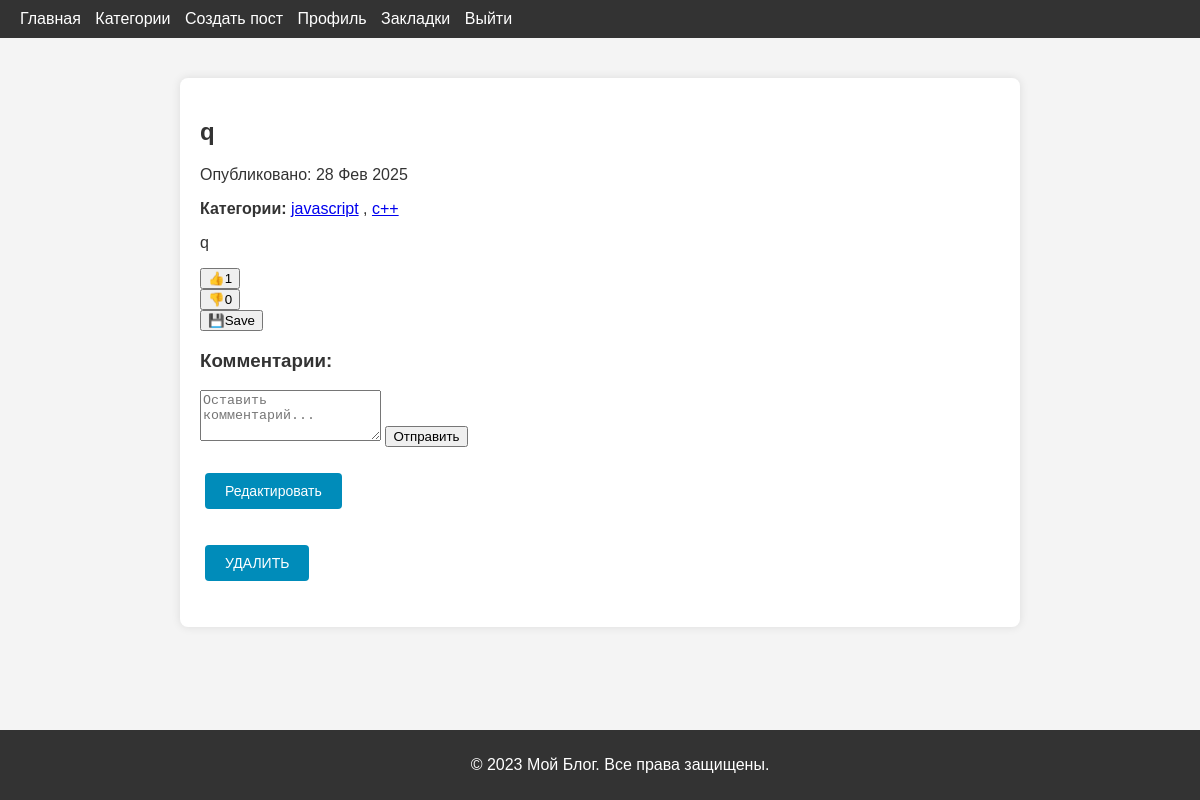
The app's page /blog/post/4 (signed in) with its own data.
### blog/models.py (models this page shows, shortened)
class Post(models.Model):
    category = models.ManyToManyField(
        to=Category,
        related_name="posts",
        verbose_name="Категории",
    )
    owner = models.ForeignKey(
        to=User,
        on_delete=models.CASCADE,
        related_name="posts",
        verbose_name="Автор",
    )
    title = models.CharField(
        max_length=255,
        verbose_name="Заголовок",
    )
    description = models.CharField(
        max_length=255,
        verbose_name="Описание"
    )
    content = models.TextField(
        verbose_name="Содержание"
    )
    art_image = models.ImageField(
        upload_to="posts/",
        null=True,
        blank=True,
        verbose_name="Изображение статьи"
    )
    bookmarks = models.ManyToManyField(
        to=User,
        related_name="bookmarks",
        blank=True,
        verbose_name="Закладки"
    )
    likes = models.ManyToManyField(
        to=User,
        related_name="likes",
        blank=True,
        verbose_name="Нравится"
    )
    dislikes = models.ManyToManyField(
        to=User,
        related_name="dislikes",
        blank=True,
        verbose_name="Не нравится"
    )
    created_at = models.DateTimeField(auto_now_add=True, verbose_name="Дата создания")
    updated_at = models.DateTimeField(auto_now=True, verbose_name="Дата обновления")
    class Meta:
        verbose_name = "Статья"
        verbose_name_plural = "Статьи"
        ordering = ['-updated_at']

class Category(models.Model):
    name = models.CharField(
        max_length=255,
        unique=True,
        verbose_name="Категория"
    )
    class Meta:
        verbose_name = "Категория"
        verbose_name_plural = "Категории"

### blog/views/post.py (the view)
# urls.py: path('post/<int:pk>',post.post_detail, name='post-detail'),
@login_required
def post_detail(request, pk):
    post = get_object_or_404(Post, pk=pk)
    post_categories = post.category.all()
    comments = post.comments.all()
    return render(request, 'blog/post_detail.html', {'post' : post, 'comments' : comments, 'post_categories' : post_categories, 'user' : request.user})

### templates/blog/post_detail.html (shortened to what this page needs)
{% extends 'base.html' %}
{% block content %}
<article class="post-detail">
    <h1>{{ post.title }}</h1>
    <p class="post-date">Опубликовано: {{ post.created_at|date:'d M Y' }}</p>
    <p>
        <strong>Категории:</strong>
        {% for category in post_categories %}
        <a href="{% url 'blog:category-detail' category.pk %}">{{ category.name }}</a>
        {% if not forloop.last %}, {% endif %}
        {% endfor %}
    </p>
    <p>{{ post.content }}</p>
    <form method="post" action="{% url 'blog:toggle-like' post.pk %}">
        <button class="like-btn {% if user in post.likes.all %}liked{% endif %}">
            👍<span class="like-count">{{ post.likes.count }}</span>
        </button>
    </form>
    <form method="post" action="{% url 'blog:toggle-dislike' post.pk %}">
        <button class="like-btn {% if user in post.dislikes.all %}disliked{% endif %}">
            👎<span class="dislike-count">{{ post.dislikes.count }}</span>
        </button>
    </form>
    <form method="post" action="{% url 'blog:toggle-bookmark' post.pk %}">
        <button class="bookmark-btn {% if user in post.bookmark.all %}bookmarked{% endif %}">
            💾<span class="bookmark-count">{% if user in post.bookmark.all %}Saved{% else %}Save{% endif %}</span>
        </button>
    </form>
    <h3>Комментарии:</h3>
    <form method="post" action="{% url 'blog:comment-add' post.pk %}">
        <textarea name="content" rows="3" placeholder="Оставить комментарий..."></textarea>
        <button type="submit">Отправить</button>
    </form>
    {% if user == post.owner %}
    <p><a href="{% url 'blog:post-edit' post.pk %}" class="profile-btn">Редактировать</a></p>
    <p><a href="{% url 'blog:post-delete' post.pk %}" class="profile-btn">УДАЛИТЬ</a></p>
    {% endif %}
</article>
{% endblock content %}

### templates/base.html (shortened to what this page needs)
{% load static %}
<!DOCTYPE html>
<html lang="ru">
<head>
    <link rel="stylesheet" href="{% static 'css/styles.css' %}">
</head>
<body>
<header>
    <nav>
        <ul>
            {% if user.is_authenticated %}
                <li><a href="{% url 'home' %}">Главная</a></li>
                <li><a href="{% url 'blog:category-list' %}">Категории</a></li>
                <li><a href="{% url 'blog:post-create' %}">Создать пост</a></li>
                <li><a href="{% url 'account:profile' %}">Профиль</a></li>
                <li><a href="{% url 'blog:bookmark-list' %}">Закладки</a></li>
                <li><a href="{% url 'account:logout' %}">Выйти</a></li>
            {% else %}
                <li><a href="{% url 'account:login' %}">Войти</a></li>
            {% endif %}
        </ul>
    </nav>
</header>
<main>
    {% block content %}
    {% endblock %}
</main>
<footer>
    <p>© 2023 Мой Блог. Все права защищены.</p>
</footer>
</body>
</html>

### static/css/styles.css (style rules this page uses)
body { font-family: Arial, sans-serif; margin: 0; padding: 0; background-color: #f4f4f4; color: #333; }
header { background-color: #333; color: #fff; padding: 10px 20px; }
nav ul { list-style-type: none; margin: 0; padding: 0; }
nav ul li { display: inline; margin-right: 10px; }
nav ul li a { color: #fff; text-decoration: none; }
main { padding: 20px; }
footer { background-color: #333; color: #fff; text-align: center; padding: 10px 20px; position: fixed; bottom: 0; width: 100%; }
.post-detail { max-width: 800px; margin: 20px auto; padding: 20px; background: #fff; box-shadow: 0 0 10px rgba(0, 0, 0, 0.1); border-radius: 8px; }
.post-detail h1 { color: #333; }
.profile-btn { display: inline-block; margin: 10px 5px; padding: 10px 20px; background-color: #008CBA; color: white; text-decoration: none; border-radius: 4px; font-size: 14px; }

### records on screen
Post: title "q", created_at "28 Фев 2025", content "q", likes.count "1", dislikes.count "0"
Category: name "javascript"
Category: name "c++"
